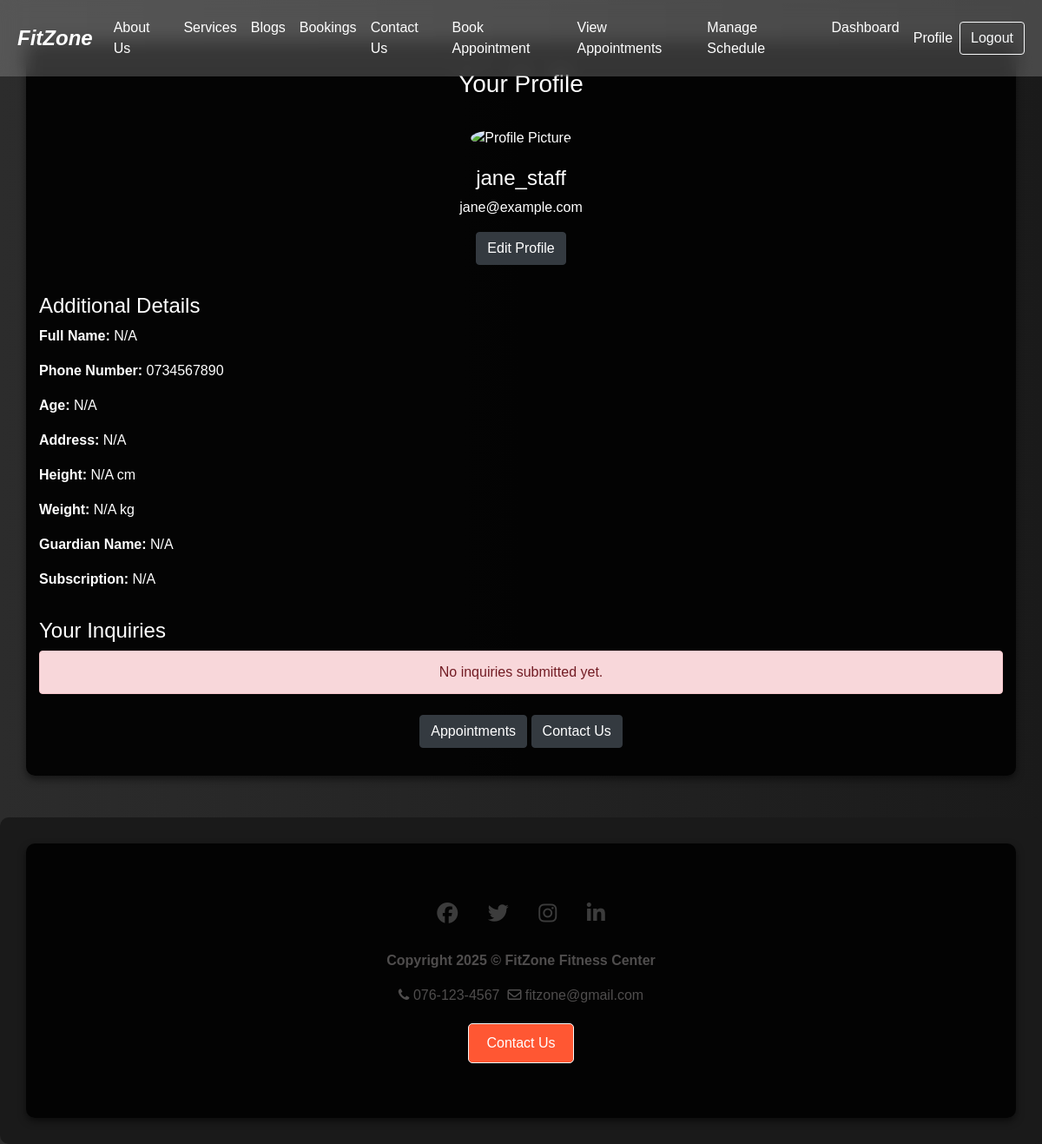
Screenshot of /profile.php (signed in) with the database file from the repository.
### tables this page shows
CREATE TABLE IF NOT EXISTS users (
    user_id INT AUTO_INCREMENT PRIMARY KEY,
    username VARCHAR(50) NOT NULL UNIQUE,
    password_hash VARCHAR(255) NOT NULL,
    email VARCHAR(100) NOT NULL UNIQUE,
    phone_number VARCHAR(15),
    role ENUM('customer', 'staff', 'admin') NOT NULL DEFAULT 'customer',
    age INT NULL,
    address VARCHAR(255) NULL,
    height DECIMAL(5, 2) NULL,
    weight DECIMAL(5, 2) NULL,
    guardian_name VARCHAR(255) NULL,
    fullname VARCHAR(255) NULL,
    image_url VARCHAR(255) NULL,
    subscription ENUM('basic', 'standard', 'premium') NULL,
    created_at TIMESTAMP DEFAULT CURRENT_TIMESTAMP
);

### profile.php (the view, shortened to what this page needs)
<?php
require "includes/dbh.inc.php";
$user_id = $_SESSION['user_id'];
$sql = "SELECT * FROM users WHERE user_id = ?";
$stmt = $conn->prepare($sql);
$stmt->bind_param("i", $user_id);
$stmt->execute();
$user_result = $stmt->get_result();
$user = $user_result->fetch_assoc();
$inquiries_sql = "SELECT * FROM inquiries WHERE user_id = ? ORDER BY created_at DESC";
$stmt = $conn->prepare($inquiries_sql);
$stmt->bind_param("i", $user_id);
$stmt->execute();
$inquiries_result = $stmt->get_result();
?>
<!DOCTYPE html>
<html lang="en">
<head>
    <link rel="stylesheet" href="https://stackpath.bootstrapcdn.com/bootstrap/4.5.2/css/bootstrap.min.css">
</head>
<body>
    <?php require "header.php"; ?>
    <div class="container my-5">
        <h3 class="text-center">Your Profile</h3>
        <hr>
        <div class="details-section">
            <div class="text-center">
                <img src="<?php echo htmlspecialchars($user['image_url'] ?? 'img/default-profile.png'); ?>"
                     alt="Profile Picture"
                     class="rounded-circle"
                     style="width: 150px; height: 150px; object-fit: cover; margin-bottom: 20px;">
                <h4><?php echo htmlspecialchars($user['username']); ?></h4>
                <p><?php echo htmlspecialchars($user['email']); ?></p>
                <button class="btn btn-dark" onclick="toggleEditForm()">Edit Profile</button>
            </div>
            <hr>
            <h4>Additional Details</h4>
            <p><strong>Full Name:</strong> <?php echo htmlspecialchars($user['fullname'] ?? 'N/A'); ?></p>
            <p><strong>Phone Number:</strong> <?php echo htmlspecialchars($user['phone_number'] ?? 'N/A'); ?></p>
            <p><strong>Age:</strong> <?php echo htmlspecialchars($user['age'] ?? 'N/A'); ?></p>
            <p><strong>Address:</strong> <?php echo htmlspecialchars($user['address'] ?? 'N/A'); ?></p>
            <p><strong>Height:</strong> <?php echo htmlspecialchars($user['height'] ?? 'N/A'); ?> cm</p>
            <p><strong>Weight:</strong> <?php echo htmlspecialchars($user['weight'] ?? 'N/A'); ?> kg</p>
            <p><strong>Guardian Name:</strong> <?php echo htmlspecialchars($user['guardian_name'] ?? 'N/A'); ?></p>
            <p><strong>Subscription:</strong> <?php echo htmlspecialchars($user['subscription'] ?? 'N/A'); ?></p>
        </div>
        <hr>
        <h4>Your Inquiries</h4>
        <?php if ($inquiries_result->num_rows > 0): ?>
            <table class="table table-hover table-bordered text-center">
                <thead>
                    <tr>
                        <th>Subject</th>
                        <th>Message</th>
                        <th>Status</th>
                        <th>Created At</th>
                    </tr>
                </thead>
                <tbody>
                    <?php while ($inquiry = $inquiries_result->fetch_assoc()): ?>
                        <tr>
                            <td><?php echo htmlspecialchars($inquiry['subject']); ?></td>
                            <td><?php echo htmlspecialchars($inquiry['message']); ?></td>
                            <td><?php echo htmlspecialchars($inquiry['status']); ?></td>
                            <td><?php echo htmlspecialchars($inquiry['created_at']); ?></td>
                        </tr>
                    <?php endwhile; ?>
                </tbody>
            </table>
        <?php else: ?>
            <p class="alert alert-danger text-center">No inquiries submitted yet.</p>
        <?php endif; ?>
        <div class="text-center mt-4">
            <a href="appointments.php" class="btn btn-dark">Appointments</a>
            <a href="contact.php" class="btn btn-dark">Contact Us</a>
        </div>
    </div>
</body>
</html>
<?php
require "footer.php";
?>

### css/style.css (style rules this page uses)
* { margin: 0; padding: 0; box-sizing: border-box; font-family: 'Arial', sans-serif; }
body { overflow-y: scroll; overflow-x: hidden; background: linear-gradient(to bottom, #333, #6e6e6e); }
h3 { text-shadow: 2px 1px rgba(0, 0, 0, 0.5); }
.text-center { text-align: center; }

### profile.php (style rules this page uses)
body { background: linear-gradient(to right, #2c2c2c, #1a1a1a); color: white; }
.container { background: rgba(0, 0, 0, 0.9); padding: 2rem; border-radius: 10px; box-shadow: 0 4px 8px rgba(0, 0, 0, 0.5); }
h3 { font-weight: bold; color: #ff5252; margin-top: 20px; }
.btn-danger, .btn-dark { background-color: #ff5252; border: none; }
.alert { background: rgba(255, 255, 255, 0.1); color: white; border: 1px solid #ff5252; border-radius: 10px; }

### header.php (style rules this page uses)
body { background: linear-gradient(to right, #2c2c2c, #1a1a1a); color: white; font-family: 'Arial', sans-serif; }

### rows the page displays
users: username "jane_staff", email "jane@example.com", fullname "N/A", phone_number "0734567890", age "N/A", address "N/A", height "N/A", weight "N/A", guardian_name "N/A", subscription "N/A"
